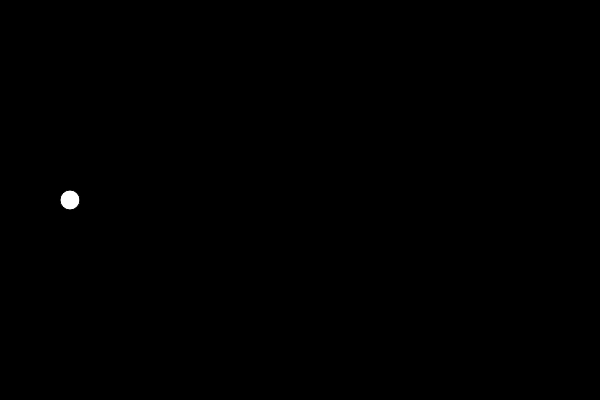
Frame 1 (no input)
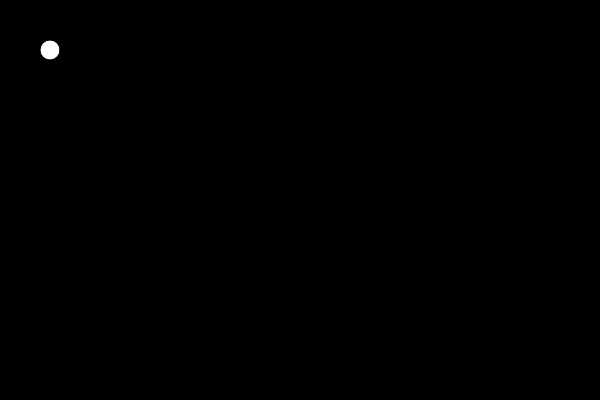
Frame 60 (no input)
Frame 120 (the mouse pressed at the canvas centre since frame 60): identical to frame 60, image omitted

The p5.js sketch that drew these frames (run headless with seeded random() and noise() and a simulated clock; from frame 60 on, the mouse is pressed at the canvas centre):

// p5.js sketch
// ── sketch.js
var x = 0;
var y = 0;
var weite = 20;
var hoehe = weite;
var myhue = 0;

// getting started with p5js
function setup(){
  x = random(-5,100);
 // this is executed once
  colorMode(HSL, 360, 100, 100, 100);
  createCanvas(600,400);
 y = height/2;
}

function draw(){
background(0,0,0);
  fill(0,0,100, 100); // rgba
  ellipse(x,y, weite, hoehe);
// this is executed all the time
  x = x + 1;


 if(x >= 50){
   x = 50;
 }
 if(y >= 50){
   y = 50;
 }
// console.log(x);
}
